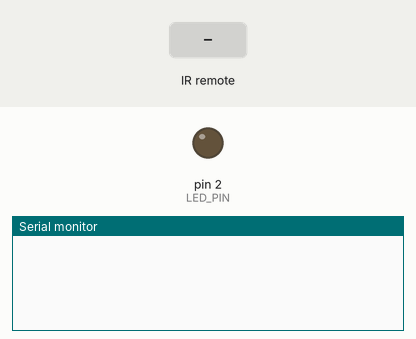
A sketch run on a simulated Arduino Uno, built with avr-gcc and run on an emulated ATmega328P. Parts: output pins drawn as LEDs (lit = HIGH), the last lines printed to the serial monitor. The inputs (shaded band) are chosen by the test bench.

Above: at 1.2 s.
1.3 s: infrared code 0x69 received
At 1.39 s:
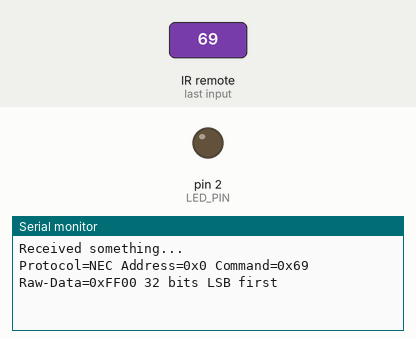
At 2.1 s:
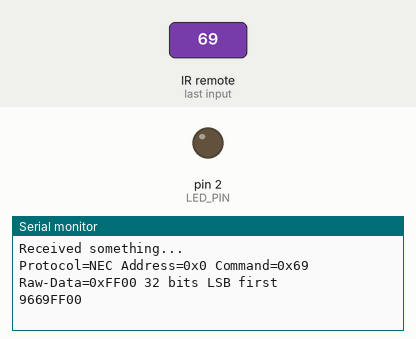

The sketch:

IR_RECEIVER.ino
```cpp
#include <IRremote.h> // >v3.0.0

#define PIN_RECV 3
#define LED_PIN 2

#define PLAYER1_IR_SIGNAL_ADDRESS 0x1103
#define PLAYER1_IR_SIGNAL_COMMAND 0x69
#define BAUD_RATE 9600

void blinkLed() {
  digitalWrite(LED_PIN, HIGH);
  delay(1000);
  digitalWrite(LED_PIN, LOW);
}

void setup()
{
  Serial.begin(BAUD_RATE); //initialize serial connection to print on the Serial Monitor of the Arduino IDE
  IrReceiver.begin(PIN_RECV); // Initializes the IR receiver object
  pinMode(LED_PIN, OUTPUT);
}

void loop()
{
  if (IrReceiver.decode()) {
    Serial.println("Received something...");
    IrReceiver.printIRResultShort(&Serial); // Prints a summary of the received data
    Serial.println(IrReceiver.decodedIRData.decodedRawData, HEX);
    if((IrReceiver.decodedIRData.address == PLAYER1_IR_SIGNAL_ADDRESS) &&
      (IrReceiver.decodedIRData.command == PLAYER1_IR_SIGNAL_COMMAND))
    {
       blinkLed();
    }
    IrReceiver.resume(); // Important, enables to receive the next IR signal
  }
}
```

Measured:
- after the input at 1.3 s, the serial monitor: prints a new line at once (image 1)
